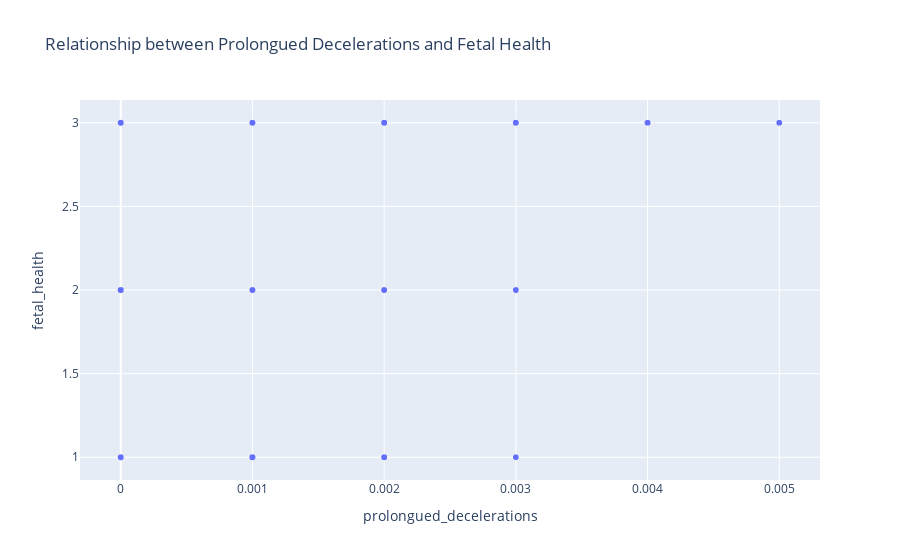

Here is the notebook cell this chart was saved with:
### Code cell
import plotly.express as px

fig = px.scatter(df, x="prolongued_decelerations", y="fetal_health", 
                 title="Relationship between Prolongued Decelerations and Fetal Health")
fig.show()

### Figure 1 — Plotly figure (JSON) as saved in the notebook; plotly's stock layout.template omitted (floating-point values rounded to 4 significant figures; data arrays with more than 128 entries replaced by an {"elided": "..."} marker saying what was removed)
{"data": [{"hovertemplate": "prolongued_decelerations=%{x}<br>fetal_health=%{y}<extra></extra>", "legendgroup": "", "marker": {"color": "#636efa", "symbol": "circle"}, "mode": "markers", "name": "", "showlegend": false, "type": "scattergl", "x": {"elided": "2113 float values"}, "xaxis": "x", "y": {"elided": "2113 int values"}, "yaxis": "y"}], "layout": {"legend": {"tracegroupgap": 0}, "title": {"text": "Relationship between Prolongued Decelerations and Fetal Health"}, "xaxis": {"anchor": "y", "domain": [0, 1], "title": {"text": "prolongued_decelerations"}}, "yaxis": {"anchor": "x", "domain": [0, 1], "title": {"text": "fetal_health"}}}}
